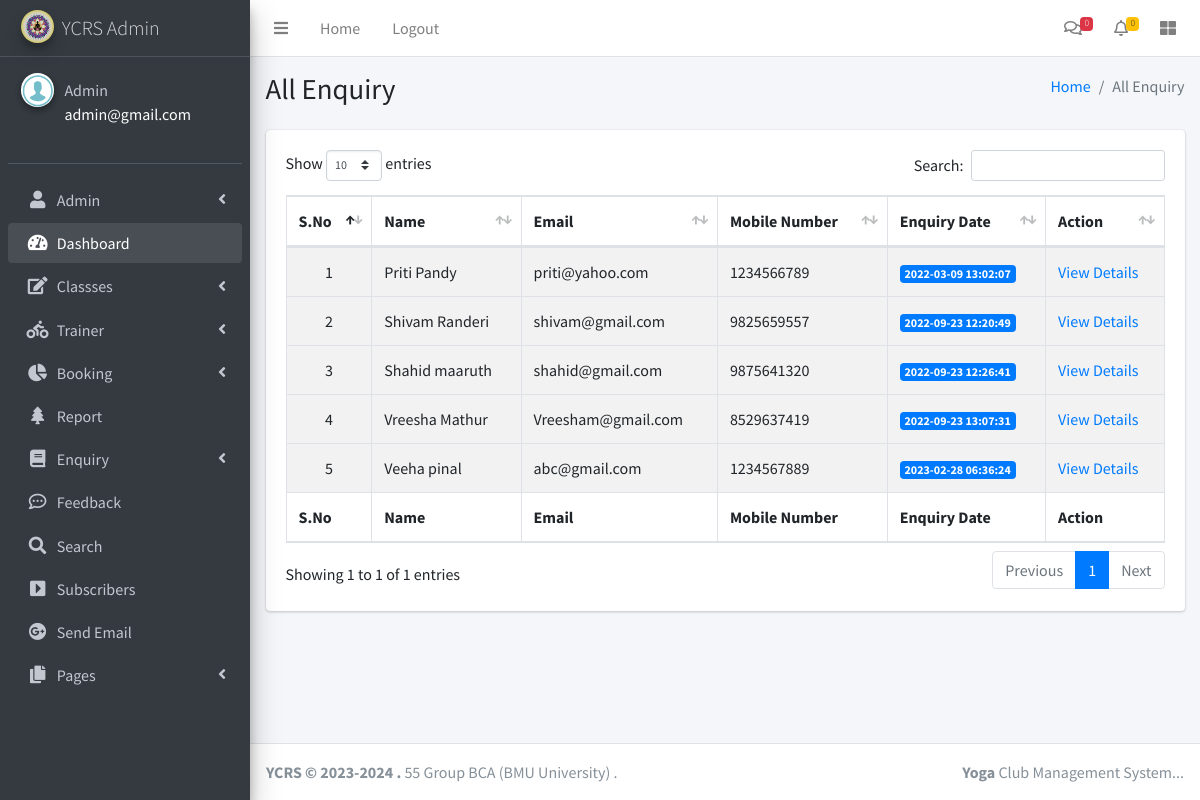
The app's page /all-enquiry.php (signed in) with its own data.
### tables this page shows
CREATE TABLE `tblcontact` (
  `ID` int NOT NULL,
  `FirstName` varchar(200) DEFAULT NULL,
  `LastName` varchar(200) DEFAULT NULL,
  `MobileNumber` bigint DEFAULT NULL,
  `Email` varchar(120) DEFAULT NULL,
  `Message` mediumtext,
  `EnquiryDate` timestamp NOT NULL DEFAULT CURRENT_TIMESTAMP,
  `IsRead` int DEFAULT NULL,
  `ReadDate` timestamp NULL DEFAULT NULL ON UPDATE CURRENT_TIMESTAMP
);

### all-enquiry.php (the view, shortened to what this page needs)
<?php
include('includes/dbconnection.php');
if (strlen($_SESSION['ycrsaid']==0)) {
  header('location:logout.php');
  } else{
?>
<!DOCTYPE html>
<html>
<head>
  <link rel="stylesheet" href="plugins/fontawesome-free/css/all.min.css">
  <link rel="stylesheet" href="https://code.ionicframework.com/ionicons/2.0.1/css/ionicons.min.css">
  <link rel="stylesheet" href="plugins/datatables-bs4/css/dataTables.bootstrap4.min.css">
  <link rel="stylesheet" href="plugins/datatables-responsive/css/responsive.bootstrap4.min.css">
  <link rel="stylesheet" href="dist/css/adminlte.min.css">
</head>
<body class="hold-transition sidebar-mini">
<div class="wrapper">
 <?php include_once('includes/header.php');?>
 <?php include_once('includes/sidebar.php');?>
  <div class="content-wrapper">
    <section class="content-header">
      <div class="container-fluid">
        <div class="row mb-2">
          <div class="col-sm-6">
            <h1>All Enquiry</h1>
          </div>
          <div class="col-sm-6">
            <ol class="breadcrumb float-sm-right">
              <li class="breadcrumb-item"><a href="dashboard.php">Home</a></li>
              <li class="breadcrumb-item active">All Enquiry</li>
            </ol>
          </div>
        </div>
      </div>
    </section>
    <section class="content">
      <div class="container-fluid">
        <div class="row">
          <div class="col-12">
             <div class="card">
              <div class="card-body">
                <table id="example1" class="table table-bordered table-striped">
                  <thead>
                  <tr>
                   <th>S.No</th>
                   <th>Name</th>
                    <th>Email</th>
                    <th>Mobile Number</th>
                    <th>Enquiry Date</th>
                     <th>Action</th>
                  </tr>
                  </thead>
                  <tbody>
                    <?php
$sql="SELECT * from tblcontact";
$query = $dbh -> prepare($sql);
$query->execute();
$results=$query->fetchAll(PDO::FETCH_OBJ);
$cnt=1;
if($query->rowCount() > 0)
{
foreach($results as $row)
{               ?>
                  <tr>
                     <td class="text-center"><?php echo htmlentities($cnt);?></td>
                                        <td><?php  echo htmlentities($row->FirstName);?> <?php  echo htmlentities($row->LastName);?></td>
                                        <td><?php  echo htmlentities($row->Email);?></td>
                                        <td><?php  echo htmlentities($row->MobileNumber);?></td>
                                        <td>
                                            <span class="badge badge-primary"><?php  echo htmlentities($row->EnquiryDate);?></span>
                                        </td>
                                         <td><a href="view-enquiry.php?viewid=<?php echo htmlentities ($row->ID);?>">View Details</a></td>
                  </tr>
                  </tbody><?php $cnt=$cnt+1;}} ?>
                  <tfoot>
                  <tr>
                      <th>S.No</th>
                   <th>Name</th>
                    <th>Email</th>
                    <th>Mobile Number</th>
                    <th>Enquiry Date</th>
                     <th>Action</th>
                  </tr>
                  </tfoot>
                </table>
              </div>
            </div>
          </div>
        </div>
      </div>
    </section>
  </div>
 <?php include_once('includes/footer.php');?>
</div>
</body>
</html>
<?php }  ?>

### includes/sidebar.php (shortened to what this page needs)
  <aside class="main-sidebar sidebar-dark-primary elevation-4">
    <a href="dashboard.php" class="brand-link">
      <img src="dist/img/logo.jpg" alt="AdminLTE Logo" class="brand-image img-circle elevation-3"
           style="opacity: .8">
      <span class="brand-text font-weight-light">YCRS Admin</span>
    </a>
    <div class="sidebar">
      <div class="user-panel mt-3 pb-3 mb-3 d-flex">
        <div class="image">
          <img src="dist/img/images.png" class="img-circle elevation-2" alt="User Image">
        </div>
        <div class="info">
          <?php
$aid=$_SESSION['ycrsaid'];
$sql="SELECT AdminName,Email from  tbladmin where ID=:aid";
$query = $dbh -> prepare($sql);
$query->bindParam(':aid',$aid,PDO::PARAM_STR);
$query->execute();
$results=$query->fetchAll(PDO::FETCH_OBJ);
$cnt=1;
if($query->rowCount() > 0)
{
foreach($results as $row)
{               ?>
          <a href="admin-profile.php" class="d-block"><?php  echo $row->AdminName;?></a>
          <p style="color: white"><?php  echo $row->Email;?><?php $cnt=$cnt+1;}} ?></p>
        </div>
      </div>
      <nav class="mt-2">
        <ul class="nav nav-pills nav-sidebar flex-column" data-widget="treeview" role="menu" data-accordion="false">
               <li class="nav-item has-treeview">
            <a href="#" class="nav-link">
              <i class="nav-icon fas fa-user"></i>
              <p>
                Admin
                <i class="right fas fa-angle-left right "></i>
              </p>
            </a>
          </li>
          <li class="nav-item has-treeview menu-open">
            <a href="dashboard.php" class="nav-link">
              <i class="nav-icon fas fa-tachometer-alt"></i>
              <p>
                Dashboard
              </p>
            </a>
          </li>
          <li class="nav-item has-treeview">
            <a href="#" class="nav-link">
              <i class="nav-icon fas fa-edit"></i>
              <p>
                Classses
                <i class="fas fa-angle-left right"></i>
              </p>
            </a>
          </li>
          <li class="nav-item has-treeview">
            <a href="#" class="nav-link">
              <i class="nav-icon fas fa-biking"></i>
              <p>
                Trainer
                <i class="fas fa-angle-left right"></i>
              </p>
            </a>
          </li>
          <li class="nav-item has-treeview">
            <a href="#" class="nav-link">
              <i class="nav-icon fas fa-chart-pie"></i>
              <p>
                Booking
                <i class="right fas fa-angle-left"></i>
              </p>
            </a>
          </li>
          <li class="nav-item has-treeview">
            <a href="between-dates-report.php" class="nav-link">
              <i class="nav-icon fas fa-tree"></i>
              <p>
                Report
              </p>
            </a>
          </li>
          <li class="nav-item has-treeview">
            <a href="#" class="nav-link">
             <i class="nav-icon fas fa-book"></i>
              <p>
                Enquiry
                <i class="fas fa-angle-left right"></i>
              </p>
            </a>
          </li>
          <li class="nav-item has-treeview">
            <a href="show_feedback.php" class="nav-link">
              <i class="nav-icon far fa-comment-dots"></i>
              <p>
                Feedback
              </p>
            </a>
          </li>
          <li class="nav-item has-treeview">
            <a href="search.php" class="nav-link">
              <i class="nav-icon fas fa-search "></i>
              <p>
              Search
              </p>
            </a>
          </li>
           <li class="nav-item has-treeview">
            <a href="sub.php" class="nav-link">
              <i class='nav-icon fas fa-caret-square-right'></i>
              <p>
                Subscribers
              </p>
            </a>
          </li>
          <li class="nav-item has-treeview">
            <a href="Email.php" class="nav-link">
              <i class="nav-icon fab fa-google-plus"></i>
              <p>
                Send Email
              </p>
            </a>
          </li>
        <li class="nav-item has-treeview">
            <a href="#" class="nav-link">
              <i class="nav-icon fas fa-copy"></i>
              <p>
                Pages
                <i class="fas fa-angle-left right"></i>
               </p>
            </a>
          </li>
        </ul>
      </nav>
    </div>
  </aside>

### records on screen
tblcontact: FirstName "Priti", LastName "Pandy", Email "priti@yahoo.com", MobileNumber "1234566789", EnquiryDate "2022-03-09 13:02:07"
tblcontact: FirstName "Shivam", LastName "Randeri", Email "shivam@gmail.com", MobileNumber "9825659557", EnquiryDate "2022-09-23 12:20:49"
tblcontact: FirstName "Shahid", LastName "maaruth", Email "shahid@gmail.com", MobileNumber "9875641320", EnquiryDate "2022-09-23 12:26:41"
tblcontact: FirstName "Vreesha", LastName "Mathur", Email "Vreesham@gmail.com", MobileNumber "8529637419", EnquiryDate "2022-09-23 13:07:31"
tblcontact: FirstName "Veeha", LastName "pinal", Email "abc@gmail.com", MobileNumber "1234567889", EnquiryDate "2023-02-28 06:36:24"

### other values on screen
$newenq "0"
$newbooking "0"
$row->AdminName "Admin"
$row->Email "admin@gmail.com"
